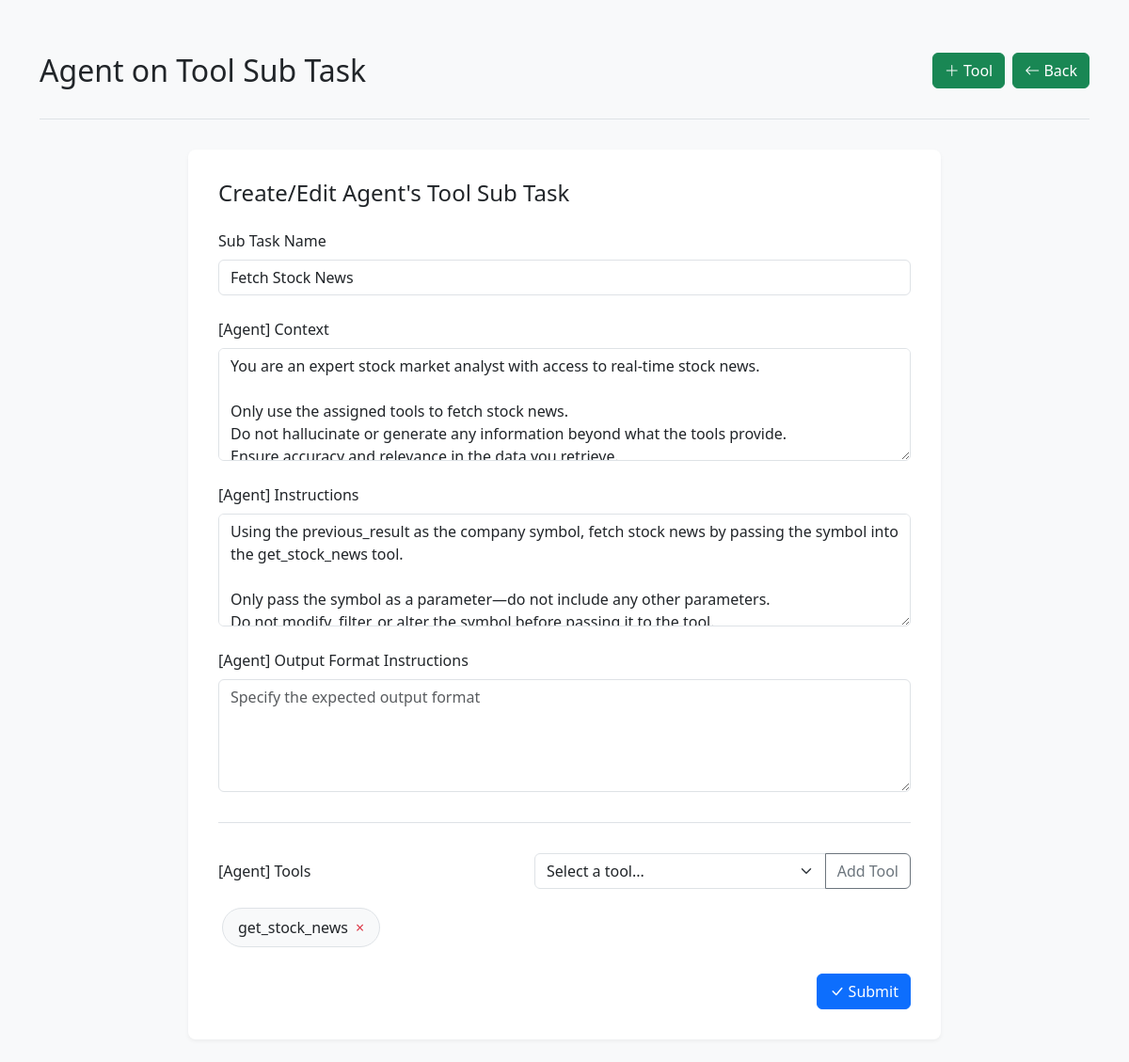
Page /task/15/step/39/edit on the earlier database version.
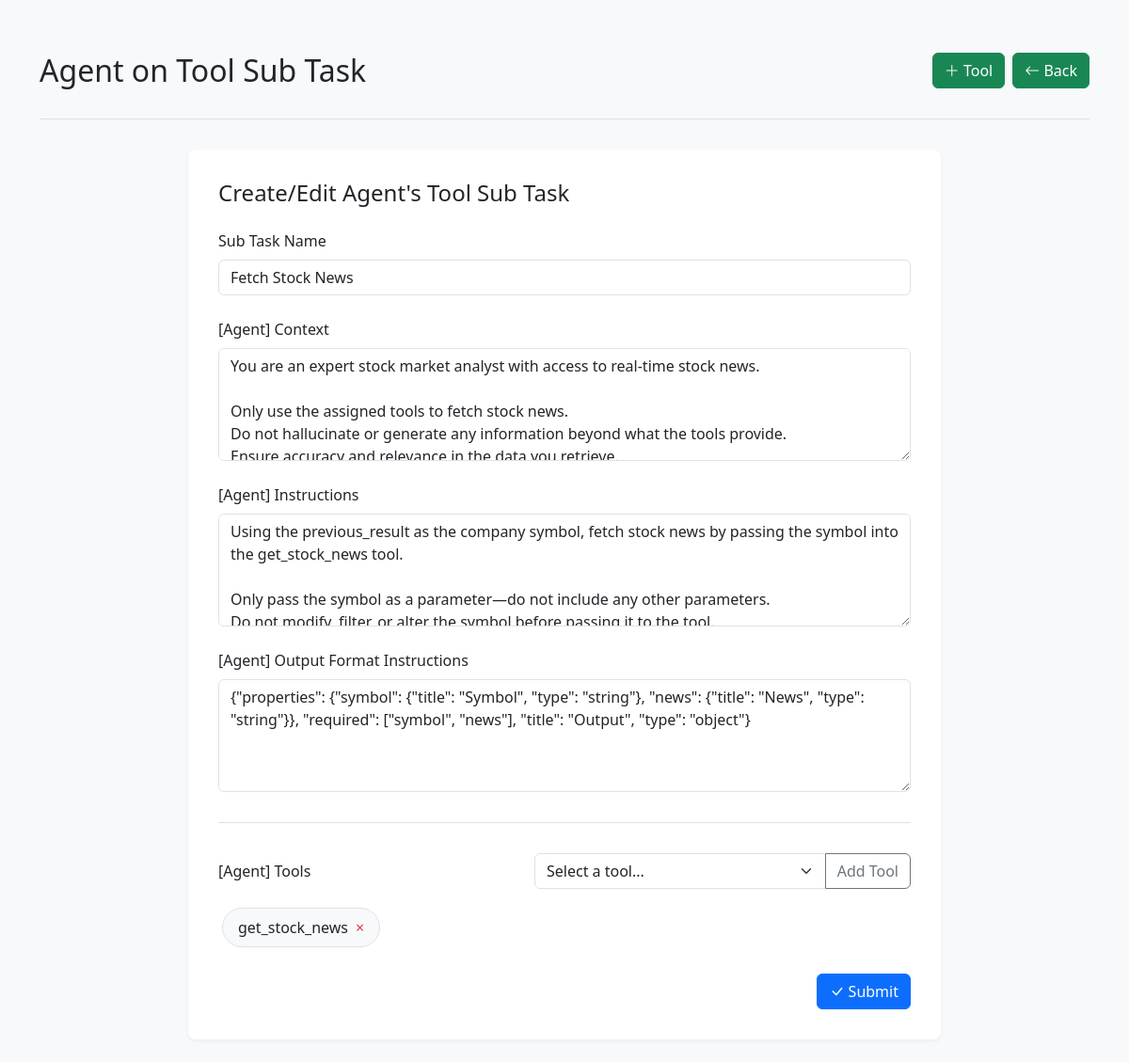
Same page on the later database version.
### agentoapp/models.py (models this page shows, shortened)
class SubTaskTool(models.Model):
    subtask = models.ForeignKey(SubTask,on_delete=models.CASCADE)
    tool = models.ForeignKey(Tool,on_delete=models.CASCADE)

class Tool(models.Model):
    name = models.CharField(max_length=100)
    context = models.CharField(max_length=2048)
    instruction = models.CharField(max_length=2048)
    outputFormatInstruction = models.CharField(max_length=2048)
    codeblock = models.TextField(null=True)

class SubTask(models.Model):
    belongs_to = models.ForeignKey(Task,on_delete=models.DO_NOTHING)
    type = models.CharField(max_length=20,choices=(("TOOL",'Tool'),('RAG','RAG'),('LOOP','Loop')))
    model = models.CharField(max_length=24)
    name = models.CharField(max_length=100)
    context = models.CharField(max_length=2048)
    instruction = models.CharField(max_length=2048)
    outputFormatInstruction = models.CharField(max_length=2048)
    knowledgerep = models.ForeignKey(KnowledgeRep,on_delete=models.DO_NOTHING,null=True,blank=True)
    step = models.IntegerField()

### agentoapp/views.py (the view, shortened to what this page needs)
# urls.py: path('task/<int:taskId>/step/<int:step>/<str:action>', name='subtask',view=subtask),
def subtask(request,taskId,step,action):
    print(action,taskId,'step',step)
    subtask = None
    if action == 'edit':
        subtask = SubTask.objects.get(id=step)
    tools = Tool.objects.all()
    knowledgereps = KnowledgeRep.objects.all()
    assigned_tools = None
    if subtask:
        assigned_tools = SubTaskTool.objects.filter(subtask=subtask)
    page = None
    if subtask:
        page = f"{subtask.type.lower()}subtask"
    else:
        page = action
    response: ListResponse = list()
    available_models = [model.model for model in response.models]
    return render(request,f'agentoapp/{page}.html',context={'action':action,'taskId':taskId,'step':step,'subtask':subtask,'tools':tools,'assigned_tools':assigned_tools,'knowledgereps':knowledgereps,'available_models':available_models})

### agentoapp/templates/agentoapp/toolsubtask.html (shortened to what the changed rows need)
<!DOCTYPE html>
<html lang="en">
<head>
    <link href="https://cdn.jsdelivr.net/npm/bootstrap@5.3.3/dist/css/bootstrap.min.css" rel="stylesheet"
>
        <link rel="stylesheet" href="https://cdn.jsdelivr.net/npm/bootstrap-icons@1.11.3/font/bootstrap-icons.min.css">
</head>
<body class="container py-4 bg-light">
    <header class="page-header">
        <div class="d-flex justify-content-between align-items-center">
            <h1 class="h2 mb-0">Agent on Tool Sub Task</h1>
        </div>
    </header>
    <main class="form-container">
        <h2 class="h4 mb-4">Create/Edit Agent's Tool Sub Task</h2>
        {% if subtask %}
        <form method="POST" action="/task/{{taskId}}/subtask/{{subtask.id}}/edit" class="needs-validation">
        {% else %}
        <form method="POST" action="/task/{{taskId}}/subtask/{{step}}/create" class="needs-validation">
        {% endif %}
            <div class="form-group">
                <label for="subTaskName" class="form-label">Sub Task Name</label>
                <input
                    type="text"
                    class="form-control"
                    id="subTaskName"
                    name="subTaskName"
                    placeholder="Enter sub task name"
                    value="{{subtask.name}}"
                    required
                >
            </div>
            <div class="form-group">
                <label for="context" class="form-label">[Agent]  Context</label>
                <textarea
                    class="form-control"
                    id="context"
                    name="context"
                    placeholder="Provide context for the sub task"
                    rows="4"
                >{{subtask.context}}</textarea>
            </div>
            <div class="form-group">
                <label for="instruction" class="form-label">[Agent]  Instructions</label>
                <textarea
                    class="form-control"
                    id="instruction"
                    name="instruction"
                    placeholder="Enter detailed instructions"
                    rows="4"
                >{{subtask.instruction}}</textarea>
            </div>
            <div class="form-group">
                <label for="outputFormatInstruction" class="form-label">[Agent]  Output Format Instructions</label>
                <textarea
                    class="form-control"
                    id="outputFormatInstruction"
                    name="outputFormatInstruction"
                    placeholder="Specify the expected output format"
                    rows="4"
                >{{subtask.outputFormatInstruction}}</textarea>
            </div>
            <div class="tools-section">
                <div class="selected-tools" id="selectedTools">
                    {% for assigned_tool in assigned_tools %}
                        <div class="tool-badge" data-tool-id="{{ assigned_tool.tool.id }}">
                            {{ assigned_tool.tool.name }}
                            <span class="remove-tool">×</span>
                        </div>
                    {% endfor %}
                </div>
            </div>
        </form>
    </main>
</body>
</html>

Differences in the rows shown:
changed SubTask "Fetch Stock News": outputFormatInstruction (not shown) → "{\"properties\": {\"symbol\": {\"title\": \"Symbol\", \"type\": \"string\"}, \"news\": {\"title\": \"News\", \"type\": \"string\"}}, \"required\": [\"symbol\", \"news\"], \"title\": \"Output\", \"type\": \"object\"}"
